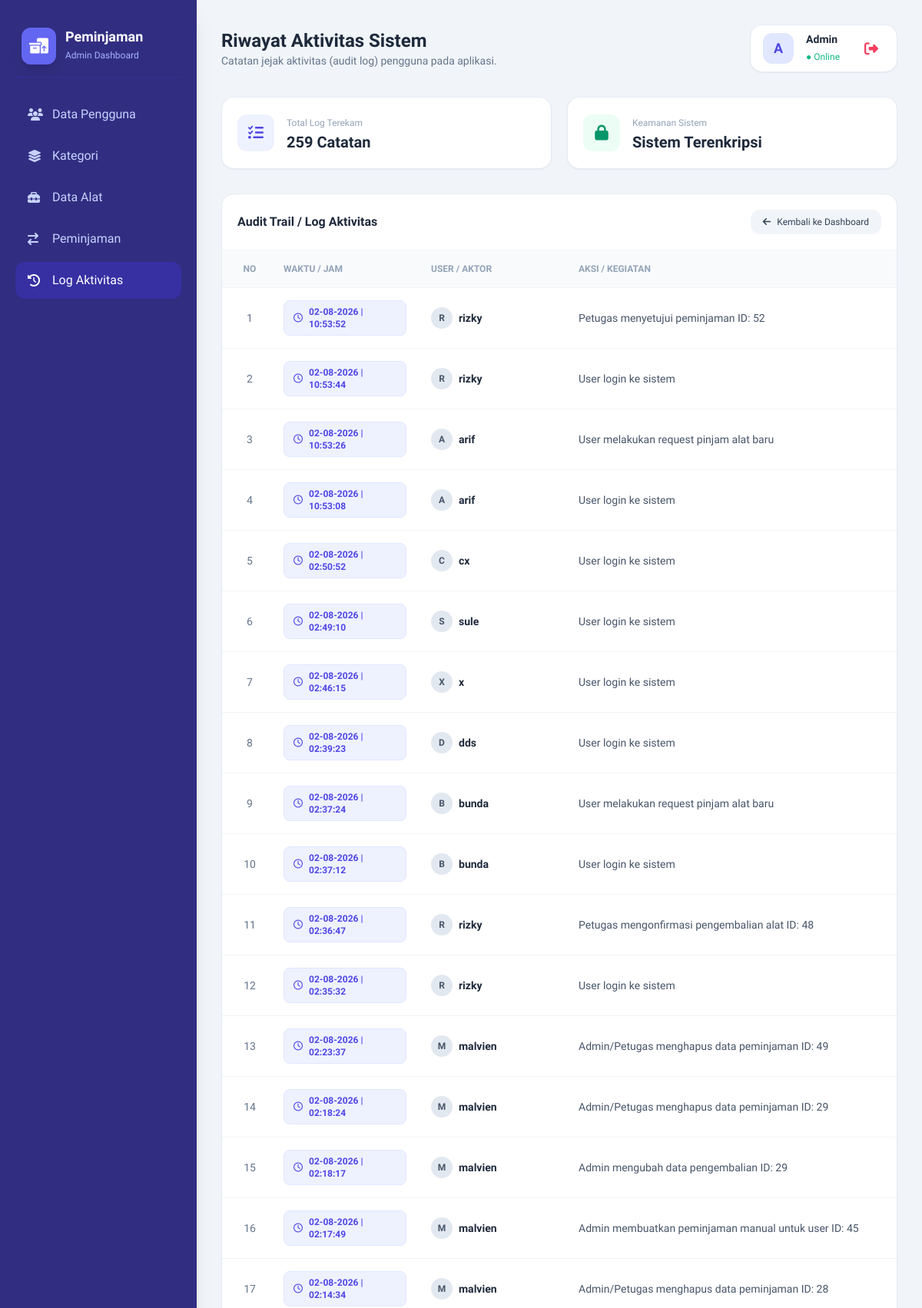
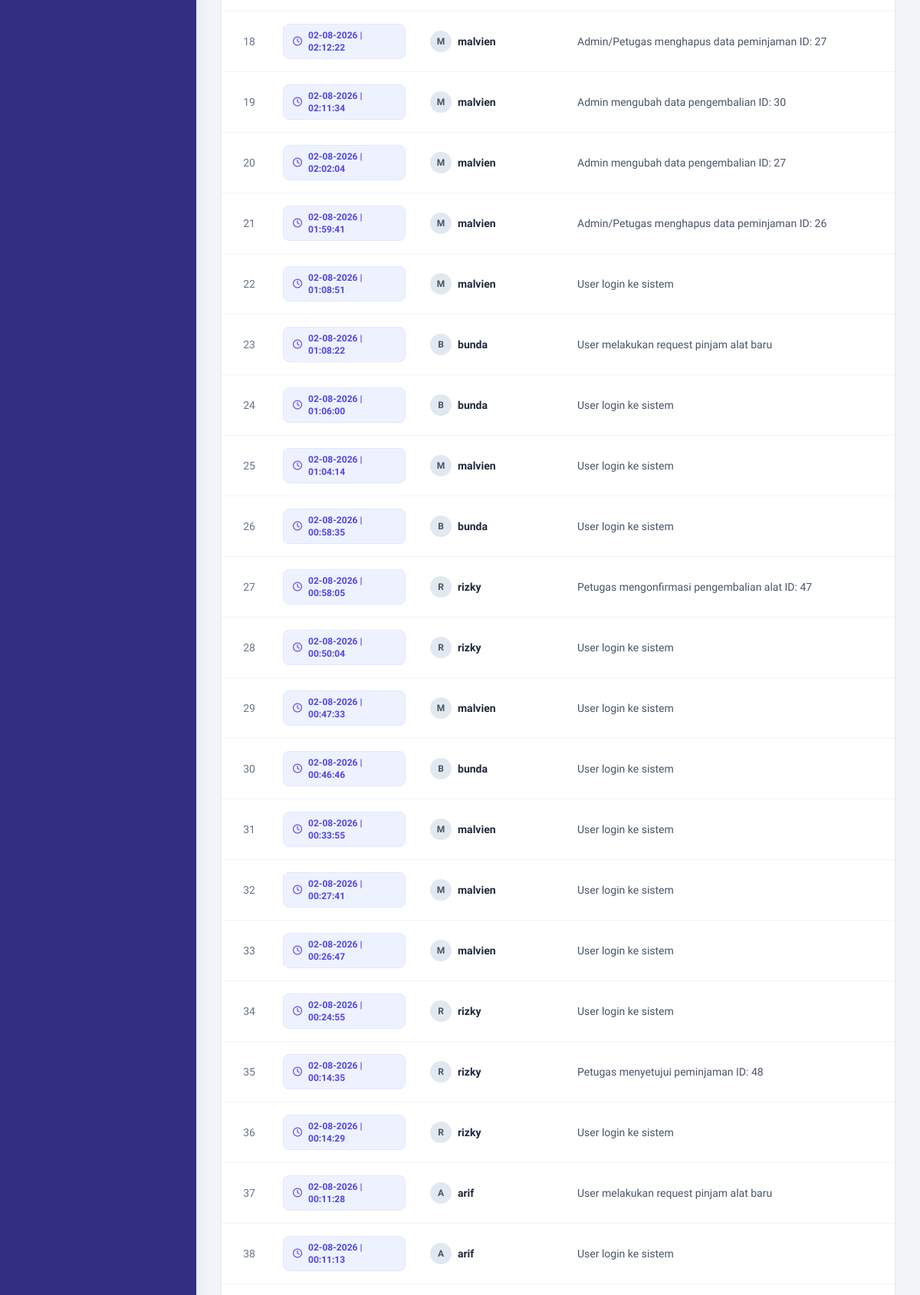
/view/v_log_aktivitas.php (signed in, upper part), run on the app's committed database (2 pictures, top to bottom).
### tables this page shows
CREATE TABLE `log_aktivitas` (
  `id_log` int NOT NULL,
  `id_user` int NOT NULL,
  `aksi` varchar(255) NOT NULL,
  `waktu` timestamp NULL DEFAULT CURRENT_TIMESTAMP
);

CREATE TABLE `user` (
  `id_user` int NOT NULL,
  `username` varchar(50) DEFAULT NULL,
  `password` varchar(255) NOT NULL,
  `role` enum('admin','petugas','peminjam') DEFAULT NULL,
  `no_hp` varchar(20) NOT NULL
);

### controller/c_peminjaman.php (called while the page is built, shortened)
<?php
require_once '../model/m_peminjaman.php';
$database = new m_koneksi();
$db = $database->koneksi;
$pinjam_model = new m_peminjaman($db);

### model/m_peminjaman.php (called while the page is built, shortened)
<?php
class m_peminjaman {
    private $db;
    public function __construct($db_connection) {
        $this->db = $db_connection;
    }
    public function tampil_log_aktivitas() {
        $sql = "SELECT l.*, u.username FROM log_aktivitas l
                JOIN user u ON l.id_user = u.id_user
                ORDER BY l.id_log DESC";
        return mysqli_query($this->db, $sql);
    }
}
?>

### view/v_log_aktivitas.php (the view, shortened to what this page needs)
<?php
include '../controller/c_peminjaman.php';
$isi_log = $pinjam_model->tampil_log_aktivitas();
?>
<!DOCTYPE html>
<html lang="id">
<head>
    <script src="https://cdn.tailwindcss.com"></script>
    <link rel="stylesheet" href="https://cdnjs.cloudflare.com/ajax/libs/font-awesome/6.4.0/css/all.min.css">
</head>
<body class="bg-slate-100 text-slate-800 antialiased">
    <div class="flex min-h-screen">
        <aside class="w-64 bg-indigo-900 text-white flex flex-col justify-between p-5 shadow-xl">
            <div>
                <div class="flex items-center gap-3 px-2 py-4 border-b border-indigo-800/60 mb-6">
                    <div class="bg-indigo-500 text-white p-2.5 rounded-xl shadow-lg">
                        <i class="fa-solid fa-boxes-packing text-xl"></i>
                    </div>
                    <div>
                        <h1 class="font-bold text-lg leading-tight">Peminjaman</h1>
                        <span class="text-xs text-indigo-300">Admin Dashboard</span>
                    </div>
                </div>
                <nav class="space-y-1.5">
                    <a href="v_tampilan_user.php" class="flex items-center gap-3 px-4 py-3 rounded-xl text-indigo-200 hover:bg-indigo-800/50 hover:text-white font-medium transition">
                        <i class="fa-solid fa-users w-5"></i> Data Pengguna
                    </a>
                    <a href="v_kategori.php" class="flex items-center gap-3 px-4 py-3 rounded-xl text-indigo-200 hover:bg-indigo-800/50 hover:text-white font-medium transition">
                        <i class="fa-solid fa-layer-group w-5"></i> Kategori
                    </a>
                    <a href="v_alat.php" class="flex items-center gap-3 px-4 py-3 rounded-xl text-indigo-200 hover:bg-indigo-800/50 hover:text-white font-medium transition">
                        <i class="fa-solid fa-toolbox w-5"></i> Data Alat
                    </a>
                    <a href="v_peminjaman_admin.php?tipe=pinjam" class="flex items-center gap-3 px-4 py-3 rounded-xl text-indigo-200 hover:bg-indigo-800/50 hover:text-white font-medium transition">
                        <i class="fa-solid fa-arrow-right-arrow-left w-5"></i> Peminjaman
                    </a>
                    <a href="v_log_aktivitas.php" class="flex items-center gap-3 px-4 py-3 rounded-xl bg-indigo-800 text-white font-medium shadow-sm transition">
                        <i class="fa-solid fa-clock-rotate-left w-5"></i> Log Aktivitas
                    </a>
                </nav>
            </div>
        </aside>
        <main class="flex-1 p-8 overflow-y-auto">
            <header class="flex justify-between items-center mb-8">
                <div>
                    <h2 class="text-2xl font-bold text-slate-800">Riwayat Aktivitas Sistem</h2>
                    <p class="text-sm text-slate-500">Catatan jejak aktivitas (audit log) pengguna pada aplikasi.</p>
                </div>
                <div class="flex items-center gap-4 bg-white px-4 py-2 rounded-2xl shadow-sm border border-slate-200/80">
                    <div class="w-10 h-10 rounded-xl bg-indigo-100 text-indigo-600 flex items-center justify-center font-bold text-lg">
                        <?= strtoupper(substr($_SESSION['role'] ?? 'A', 0, 1)); ?>
                    </div>
                    <div>
                        <p class="text-sm font-semibold capitalize text-slate-800"><?= $_SESSION['role'] ?? 'Admin'; ?></p>
                        <span class="text-xs text-emerald-500 font-medium">● Online</span>
                    </div>
                    <button type="button" onclick="konfirmasiLogout()" class="ml-2 text-rose-500 hover:bg-rose-50 p-2 rounded-lg transition" title="Logout">
                        <i class="fa-solid fa-right-from-bracket text-lg"></i>
                    </button>
                </div>
            </header>
            <section class="grid grid-cols-1 md:grid-cols-2 gap-5 mb-8">
                <div class="bg-white p-5 rounded-2xl border border-slate-200/80 shadow-sm flex items-center gap-4">
                    <div class="w-12 h-12 rounded-xl bg-indigo-50 text-indigo-600 flex items-center justify-center text-xl">
                        <i class="fa-solid fa-list-check"></i>
                    </div>
                    <div>
                        <span class="text-xs font-medium text-slate-400">Total Log Terekam</span>
                        <h3 class="text-xl font-bold text-slate-800">
                            <?= ($isi_log) ? mysqli_num_rows($isi_log) : 0; ?> Catatan
                        </h3>
                    </div>
                </div>
                <div class="bg-white p-5 rounded-2xl border border-slate-200/80 shadow-sm flex items-center gap-4">
                    <div class="w-12 h-12 rounded-xl bg-emerald-50 text-emerald-600 flex items-center justify-center text-xl">
                        <i class="fa-solid fa-lock"></i>
                    </div>
                    <div>
                        <span class="text-xs font-medium text-slate-400">Keamanan Sistem</span>
                        <h3 class="text-xl font-bold text-slate-800">Sistem Terenkripsi</h3>
                    </div>
                </div>
            </section>
            <section class="bg-white rounded-2xl border border-slate-200/80 shadow-sm overflow-hidden">
                <div class="p-5 border-b border-slate-100 flex justify-between items-center">
                    <h3 class="font-bold text-slate-800">Audit Trail / Log Aktivitas</h3>
                    <a href="v_tampilan_user.php" class="px-4 py-2 bg-slate-100 hover:bg-slate-200 text-slate-700 font-medium text-xs rounded-xl transition flex items-center gap-2">
                        <i class="fa-solid fa-arrow-left"></i> Kembali ke Dashboard
                    </a>
                </div>
                <div class="overflow-x-auto">
                    <table class="w-full text-left border-collapse">
                        <thead>
                            <tr class="bg-slate-50 border-b border-slate-100 text-slate-400 text-xs uppercase font-semibold">
                                <th class="p-4 pl-6 text-center w-16">No</th>
                                <th class="p-4 w-48">Waktu / Jam</th>
                                <th class="p-4 w-48">User / Aktor</th>
                                <th class="p-4 pr-6">Aksi / Kegiatan</th>
                            </tr>
                        </thead>
                        <tbody class="divide-y divide-slate-100 text-sm">
                            <?php
                            $no = 1;
                            if ($isi_log && mysqli_num_rows($isi_log) > 0) :
                                while($row = mysqli_fetch_object($isi_log)):
                            ?>
                                <tr class="hover:bg-slate-50/80 transition">
                                    <td class="p-4 pl-6 text-center font-medium text-slate-500"><?= $no++; ?></td>
                                    <td class="p-4">
                                        <div class="flex items-center gap-2 text-xs font-semibold text-indigo-600 bg-indigo-50 px-3 py-1.5 rounded-lg w-fit border border-indigo-100">
                                            <i class="fa-regular fa-clock"></i>
                                            <?= date('d-m-Y | H:i:s', strtotime($row->waktu)); ?>
                                        </div>
                                    </td>
                                    <td class="p-4 font-semibold text-slate-800">
                                        <div class="flex items-center gap-2">
                                            <div class="w-7 h-7 rounded-full bg-slate-200 text-slate-600 flex items-center justify-center font-bold text-xs">
                                                <?= strtoupper(substr($row->username, 0, 1)); ?>
                                            </div>
                                            <span><?= htmlspecialchars($row->username); ?></span>
                                        </div>
                                    </td>
                                    <td class="p-4 pr-6 text-slate-600 font-medium">
                                        <?= htmlspecialchars($row->aksi); ?>
                                    </td>
                                </tr>
                            <?php
                                endwhile;
                            endif; ?>
                        </tbody>
                    </table>
                </div>
            </section>
        </main>
    </div>
</body>
</html>

### view/v_log_aktivitas.php (style rules this page uses)
body { font-family: 'Plus Jakarta Sans', sans-serif; }

### data on the page
log_aktivitas: waktu "02-08-2026 | 10:53:52", id_user.username "R", id_user.username "rizky", aksi "Petugas menyetujui peminjaman ID: 52"
log_aktivitas: waktu "02-08-2026 | 10:53:44", id_user.username "R", id_user.username "rizky", aksi "User login ke sistem"
log_aktivitas: waktu "02-08-2026 | 10:53:26", id_user.username "A", id_user.username "arif", aksi "User melakukan request pinjam alat baru"
log_aktivitas: waktu "02-08-2026 | 10:53:08", id_user.username "A", id_user.username "arif", aksi "User login ke sistem"
log_aktivitas: waktu "02-08-2026 | 02:50:52", id_user.username "C", id_user.username "cx", aksi "User login ke sistem"
log_aktivitas: waktu "02-08-2026 | 02:49:10", id_user.username "S", id_user.username "sule", aksi "User login ke sistem"
log_aktivitas: waktu "02-08-2026 | 02:46:15", id_user.username "X", id_user.username "x", aksi "User login ke sistem"
log_aktivitas: waktu "02-08-2026 | 02:39:23", id_user.username "D", id_user.username "dds", aksi "User login ke sistem"
log_aktivitas: waktu "02-08-2026 | 02:37:24", id_user.username "B", id_user.username "bunda", aksi "User melakukan request pinjam alat baru"
log_aktivitas: waktu "02-08-2026 | 02:37:12", id_user.username "B", id_user.username "bunda", aksi "User login ke sistem"
log_aktivitas: waktu "02-08-2026 | 02:36:47", id_user.username "R", id_user.username "rizky", aksi "Petugas mengonfirmasi pengembalian alat ID: 48"
log_aktivitas: waktu "02-08-2026 | 02:35:32", id_user.username "R", id_user.username "rizky", aksi "User login ke sistem"
log_aktivitas: waktu "02-08-2026 | 02:23:37", id_user.username "M", id_user.username "malvien", aksi "Admin/Petugas menghapus data peminjaman ID: 49"
log_aktivitas: waktu "02-08-2026 | 02:18:24", id_user.username "M", id_user.username "malvien", aksi "Admin/Petugas menghapus data peminjaman ID: 29"
log_aktivitas: waktu "02-08-2026 | 02:18:17", id_user.username "M", id_user.username "malvien", aksi "Admin mengubah data pengembalian ID: 29"
log_aktivitas: waktu "02-08-2026 | 02:17:49", id_user.username "M", id_user.username "malvien", aksi "Admin membuatkan peminjaman manual untuk user ID: 45"
log_aktivitas: waktu "02-08-2026 | 02:14:34", id_user.username "M", id_user.username "malvien", aksi "Admin/Petugas menghapus data peminjaman ID: 28"
log_aktivitas: waktu "02-08-2026 | 02:12:22", id_user.username "M", id_user.username "malvien", aksi "Admin/Petugas menghapus data peminjaman ID: 27"
log_aktivitas: waktu "02-08-2026 | 02:11:34", id_user.username "M", id_user.username "malvien", aksi "Admin mengubah data pengembalian ID: 30"
log_aktivitas: waktu "02-08-2026 | 02:02:04", id_user.username "M", id_user.username "malvien", aksi "Admin mengubah data pengembalian ID: 27"
log_aktivitas: waktu "02-08-2026 | 01:59:41", id_user.username "M", id_user.username "malvien", aksi "Admin/Petugas menghapus data peminjaman ID: 26"
log_aktivitas: waktu "02-08-2026 | 01:08:51", id_user.username "M", id_user.username "malvien", aksi "User login ke sistem"
log_aktivitas: waktu "02-08-2026 | 01:08:22", id_user.username "B", id_user.username "bunda", aksi "User melakukan request pinjam alat baru"
log_aktivitas: waktu "02-08-2026 | 01:06:00", id_user.username "B", id_user.username "bunda", aksi "User login ke sistem"
log_aktivitas: waktu "02-08-2026 | 01:04:14", id_user.username "M", id_user.username "malvien", aksi "User login ke sistem"
log_aktivitas: waktu "02-08-2026 | 00:58:35", id_user.username "B", id_user.username "bunda", aksi "User login ke sistem"
log_aktivitas: waktu "02-08-2026 | 00:58:05", id_user.username "R", id_user.username "rizky", aksi "Petugas mengonfirmasi pengembalian alat ID: 47"
log_aktivitas: waktu "02-08-2026 | 00:50:04", id_user.username "R", id_user.username "rizky", aksi "User login ke sistem"
log_aktivitas: waktu "02-08-2026 | 00:47:33", id_user.username "M", id_user.username "malvien", aksi "User login ke sistem"
log_aktivitas: waktu "02-08-2026 | 00:46:46", id_user.username "B", id_user.username "bunda", aksi "User login ke sistem"
log_aktivitas: waktu "02-08-2026 | 00:33:55", id_user.username "M", id_user.username "malvien", aksi "User login ke sistem"
log_aktivitas: waktu "02-08-2026 | 00:27:41", id_user.username "M", id_user.username "malvien", aksi "User login ke sistem"
log_aktivitas: waktu "02-08-2026 | 00:26:47", id_user.username "M", id_user.username "malvien", aksi "User login ke sistem"
log_aktivitas: waktu "02-08-2026 | 00:24:55", id_user.username "R", id_user.username "rizky", aksi "User login ke sistem"
log_aktivitas: waktu "02-08-2026 | 00:14:35", id_user.username "R", id_user.username "rizky", aksi "Petugas menyetujui peminjaman ID: 48"
log_aktivitas: waktu "02-08-2026 | 00:14:29", id_user.username "R", id_user.username "rizky", aksi "User login ke sistem"
log_aktivitas: waktu "02-08-2026 | 00:11:28", id_user.username "A", id_user.username "arif", aksi "User melakukan request pinjam alat baru"
log_aktivitas: waktu "02-08-2026 | 00:11:13", id_user.username "A", id_user.username "arif", aksi "User login ke sistem"

### other printed values
substr($_SESSION['role'] ?? 'A', 0, 1) "A"
$_SESSION['role'] "Admin"
mysqli_num_rows($isi_log) "259"
